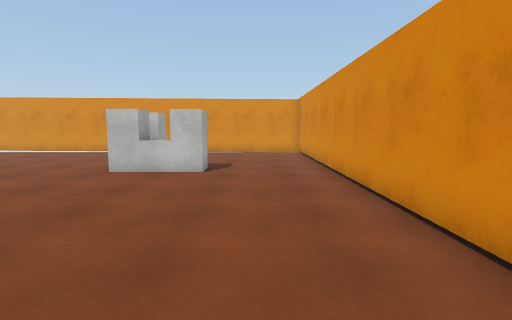
view 1 (above)

22 first-person views from a walk through a 3-D level made in the Unity game engine. The camera is 1.4 m above the floor, tilts 6° down and sees 80° across. The floor is counted in squares, 1 m on a side. Each view is taken from the middle of a square. On the plan, view 1 faces up. The plan holds only what a view shows up to about 14 squares ahead; the rest is blank. The player character is not drawn. Surface patterns are stand-ins for the level's own textures.

view 2
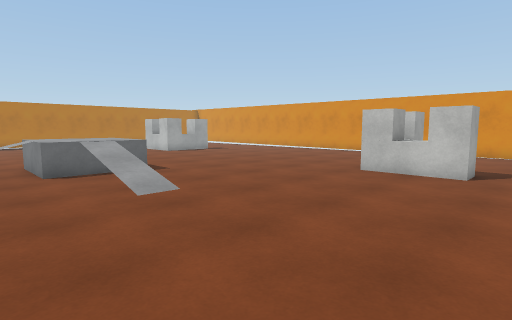

view 3
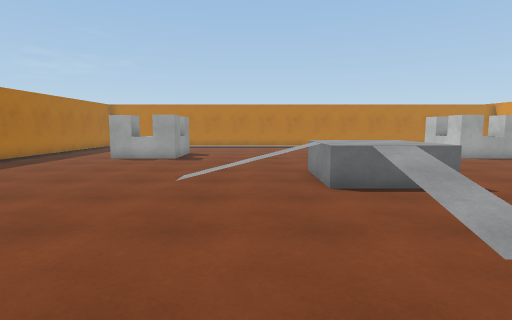

view 4
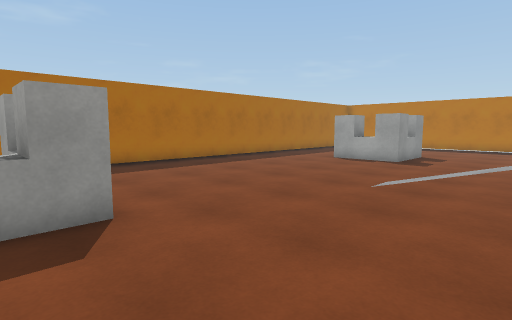

view 5
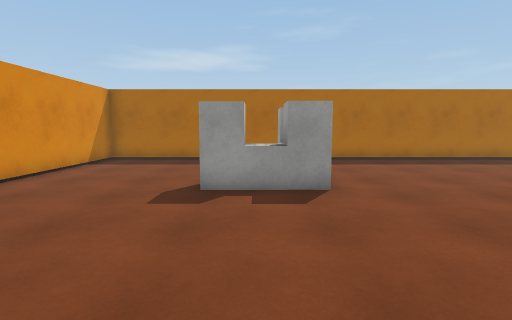

view 6
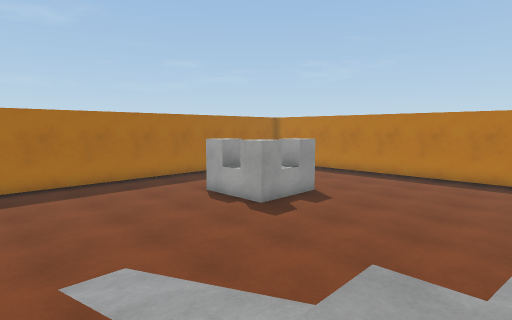

view 7
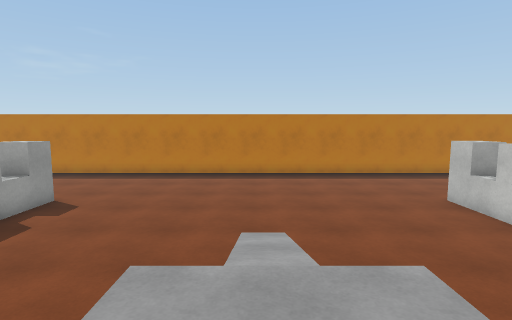

view 8
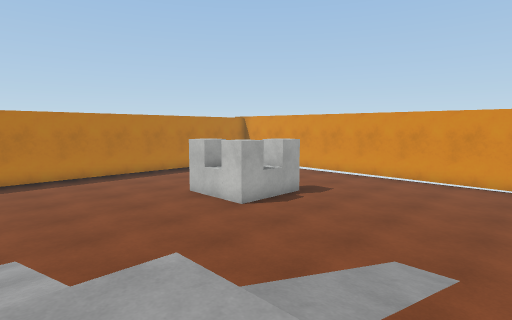

view 9
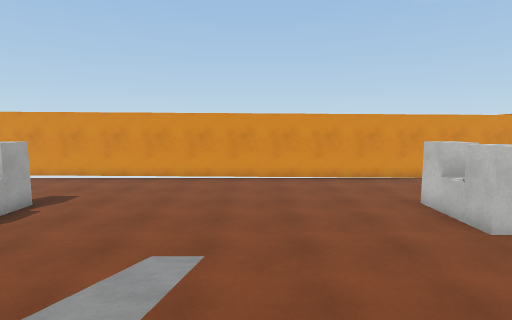

view 10
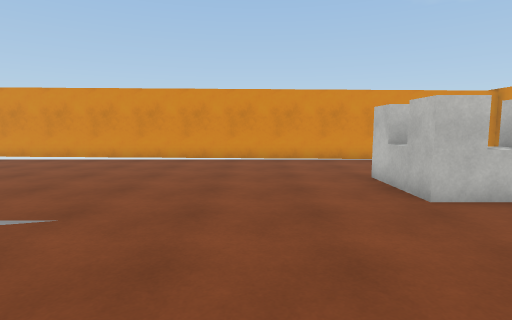

view 11
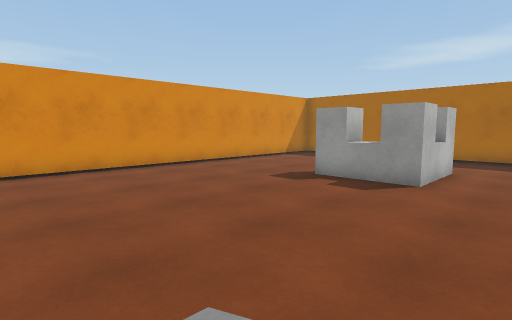

view 12
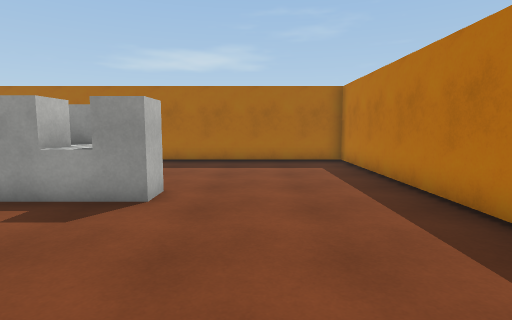

view 13
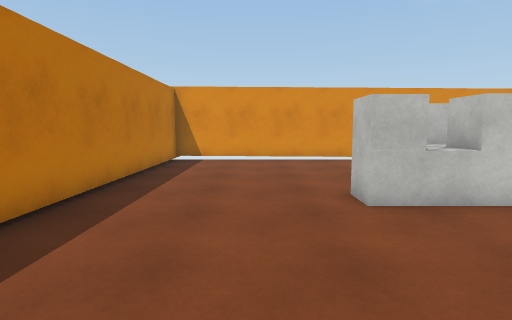

view 14
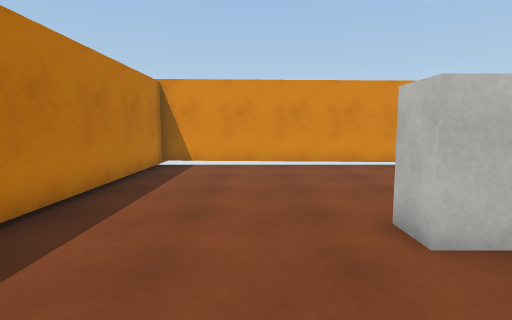

view 15
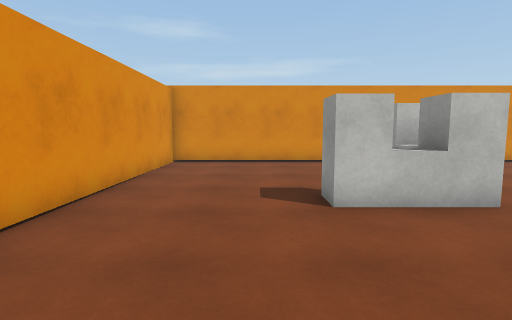

view 16
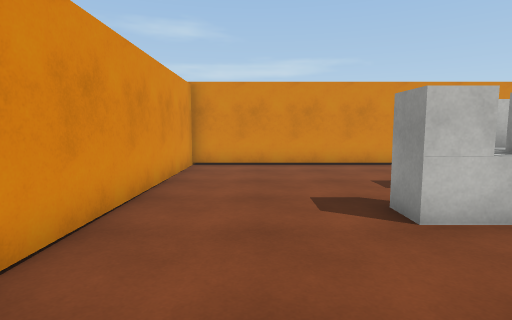

view 17
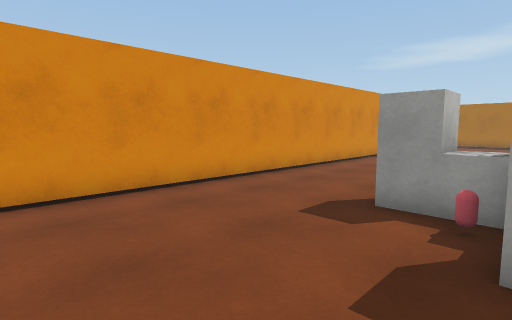

view 18
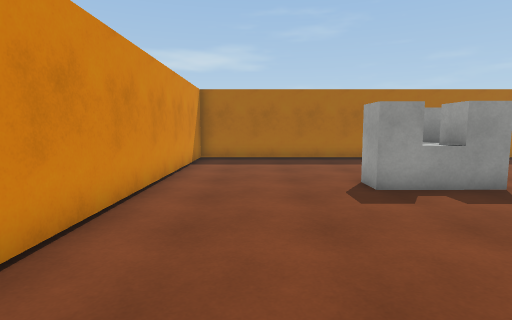

view 19
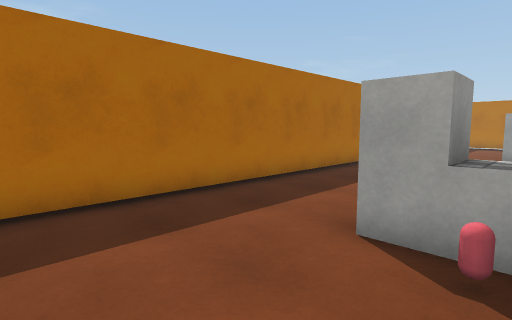

view 20
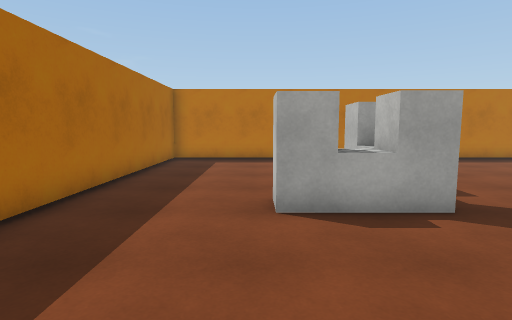

view 21
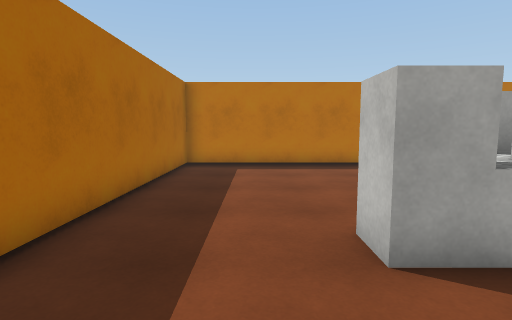

view 22
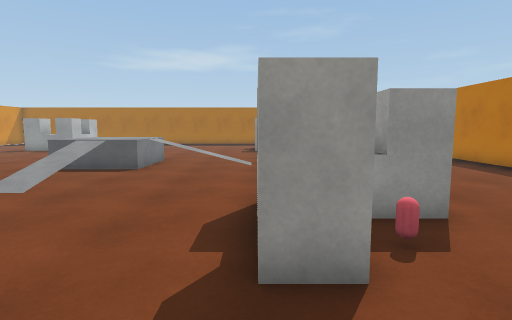

### Floor plan
Key: @ floor where view 1 was taken; # wall or solid block; . main floor; : floor 0.75 m higher than the main floor; + floor 1 m higher than the main floor; / step, stairs or slope; = window, fence, low wall or low ledge; B barrier; C red capsule.
Columns run from 26 left of view 1 to 3 right of it. Each row starts with its distance up from view 1.
 18 ##############################
 17 #............................#
 16 #............................#
 15 #............................#
 14 #............................#
 13 #.....................B......#
 12 #.......BB...........BB......#
 11 #......CBB...........BBCB....#
 10 #.....BBBB...........BBBB....#
  9 #............................#
  8 #.............//.............#
  7 #.............//.............#
  6 #.............=/.............#
  5 #............==+=............#
  4 #............=++=............#
  3 #.........///++++///.........#
  2 #.............=++............#
  1 #.............#:.............#
  0 #.............=/..........@..#
 -1 #.............//.............#
 -2 #............................#
 -3 #............................#
 -4 #.....BBBB..........BBBB.....#
 -5 #.....B BB..........BBCB.....#
 -6 #.......BB..........BB.......#
 -7 #.......BB...........B.......#
 -8 #............................#
 -9 #............................#
-10 #............................#
-11 ##############################

Where each view was taken, in squares from view 1:
view 1: 0 up, 0 right, facing up
view 2: 0 up, 0 right, facing up-left
view 3: 0 up, 3 left, facing left
view 4: 1 up, 4 left, facing down-left
view 5: 3 up, 4 left, facing down
view 6: 3 up, 10 left, facing down-left
view 7: 3 up, 10 left, facing left
view 8: 3 up, 10 left, facing up-left
view 9: 3 up, 10 left, facing up
view 10: 4 up, 8 left, facing up
view 11: 4 up, 8 left, facing down-right
view 12: 2 up, 22 left, facing down
view 13: 4 up, 22 left, facing up
view 14: 6 up, 22 left, facing up
view 15: 14 up, 10 left, facing right
view 16: 15 up, 9 left, facing right
view 17: 16 up, 4 left, facing down-right
view 18: 3 up, 0 right, facing down
view 19: 5 down, 1 left, facing down-left
view 20: 7 down, 12 left, facing left
view 21: 8 down, 14 left, facing left
view 22: 15 up, 17 left, facing down
